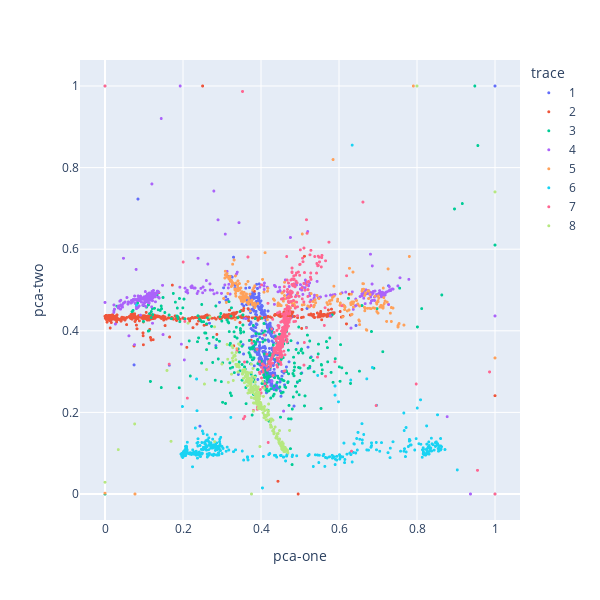

The code cell stored with this chart in its notebook:
### Code cell
import matplotlib.pyplot as plt
import seaborn as sns
import plotly.express as px

# use plotly to visualize the pca result
fig = px.scatter(pca_dfs, x='pca-one', y='pca-two', color='trace')

# adjust dot size
fig.update_traces(marker=dict(size=3))

# adjust the figure width and height
fig.update_layout(
    autosize=False,
    width=600,
    height=600,
)

fig.show()

### Figure 1 — Plotly figure (JSON) as saved in the notebook; plotly's stock layout.template omitted (floating-point values rounded to 4 significant figures; data arrays with more than 128 entries replaced by an {"elided": "..."} marker saying what was removed)
{"data": [{"hovertemplate": "trace=1<br>pca-one=%{x}<br>pca-two=%{y}<extra></extra>", "legendgroup": "1", "marker": {"color": "#636efa", "size": 3, "symbol": "circle"}, "mode": "markers", "name": "1", "showlegend": true, "type": "scattergl", "x": {"elided": "531 float values"}, "xaxis": "x", "y": {"elided": "531 float values"}, "yaxis": "y"}, {"hovertemplate": "trace=2<br>pca-one=%{x}<br>pca-two=%{y}<extra></extra>", "legendgroup": "2", "marker": {"color": "#EF553B", "size": 3, "symbol": "circle"}, "mode": "markers", "name": "2", "showlegend": true, "type": "scattergl", "x": {"elided": "564 float values"}, "xaxis": "x", "y": {"elided": "564 float values"}, "yaxis": "y"}, {"hovertemplate": "trace=3<br>pca-one=%{x}<br>pca-two=%{y}<extra></extra>", "legendgroup": "3", "marker": {"color": "#00cc96", "size": 3, "symbol": "circle"}, "mode": "markers", "name": "3", "showlegend": true, "type": "scattergl", "x": {"elided": "316 float values"}, "xaxis": "x", "y": {"elided": "316 float values"}, "yaxis": "y"}, {"hovertemplate": "trace=4<br>pca-one=%{x}<br>pca-two=%{y}<extra></extra>", "legendgroup": "4", "marker": {"color": "#ab63fa", "size": 3, "symbol": "circle"}, "mode": "markers", "name": "4", "showlegend": true, "type": "scattergl", "x": {"elided": "463 float values"}, "xaxis": "x", "y": {"elided": "463 float values"}, "yaxis": "y"}, {"hovertemplate": "trace=5<br>pca-one=%{x}<br>pca-two=%{y}<extra></extra>", "legendgroup": "5", "marker": {"color": "#FFA15A", "size": 3, "symbol": "circle"}, "mode": "markers", "name": "5", "showlegend": true, "type": "scattergl", "x": {"elided": "297 float values"}, "xaxis": "x", "y": {"elided": "297 float values"}, "yaxis": "y"}, {"hovertemplate": "trace=6<br>pca-one=%{x}<br>pca-two=%{y}<extra></extra>", "legendgroup": "6", "marker": {"color": "#19d3f3", "size": 3, "symbol": "circle"}, "mode": "markers", "name": "6", "showlegend": true, "type": "scattergl", "x": {"elided": "393 float values"}, "xaxis": "x", "y": {"elided": "393 float values"}, "yaxis": "y"}, {"hovertemplate": "trace=7<br>pca-one=%{x}<br>pca-two=%{y}<extra></extra>", "legendgroup": "7", "marker": {"color": "#FF6692", "size": 3, "symbol": "circle"}, "mode": "markers", "name": "7", "showlegend": true, "type": "scattergl", "x": {"elided": "396 float values"}, "xaxis": "x", "y": {"elided": "396 float values"}, "yaxis": "y"}, {"hovertemplate": "trace=8<br>pca-one=%{x}<br>pca-two=%{y}<extra></extra>", "legendgroup": "8", "marker": {"color": "#B6E880", "size": 3, "symbol": "circle"}, "mode": "markers", "name": "8", "showlegend": true, "type": "scattergl", "x": {"elided": "318 float values"}, "xaxis": "x", "y": {"elided": "318 float values"}, "yaxis": "y"}], "layout": {"autosize": false, "height": 600, "legend": {"title": {"text": "trace"}, "tracegroupgap": 0}, "margin": {"t": 60}, "width": 600, "xaxis": {"anchor": "y", "domain": [0, 1], "title": {"text": "pca-one"}}, "yaxis": {"anchor": "x", "domain": [0, 1], "title": {"text": "pca-two"}}}}
